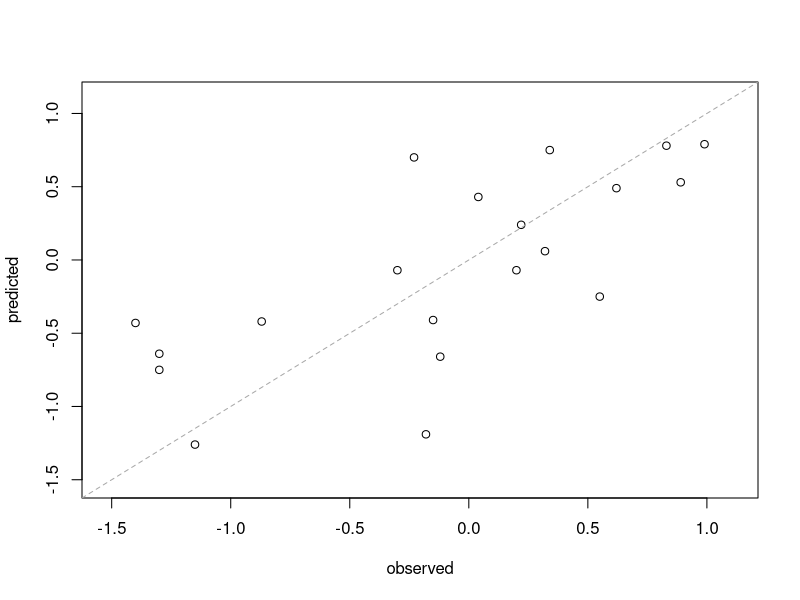
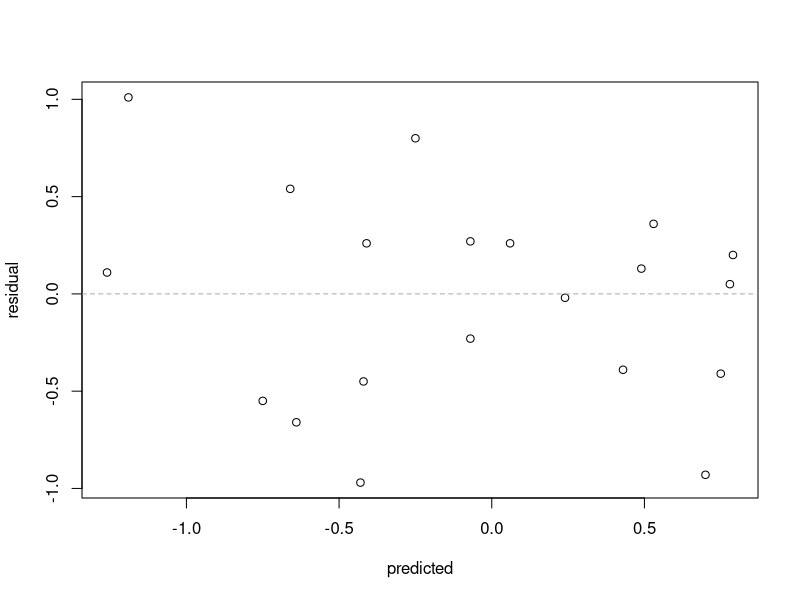

These charts were generated, in order, by the following R code:
observed <- c(0.22, 0.83, -0.12, 0.89, -0.23, -1.30, -0.15, -1.4,
 0.62, 0.99, -0.18, 0.32, 0.34, -0.30, 0.04, -0.87,
 0.55, -1.30, -1.15, 0.20)
predicted <- c(0.24, 0.78, -0.66, 0.53, 0.70, -0.75, -0.41, -0.43,
 0.49, 0.79, -1.19, 0.06, 0.75, -0.07, 0.43, -0.42,
 -0.25, -0.64, -1.26, -0.07)
residualValues <- observed - predicted
summary(residualValues)
# Observed values versus predicted values
# It is a good idea to plot the values on a common scale.
axisRange <- extendrange(c(observed, predicted))
plot(observed, predicted, ylim=axisRange, xlim=axisRange)
# Add a 45 degree reference line
abline(0,1 , col="darkgrey", lty=2)

# Predicted values versus residuals
plot(predicted, residualValues, ylab="residual")
abline(h = 0, col="darkgrey", lty=2)

library(caret)
r2 <- R2(predicted, observed)
print(r2)
# Simple correlation
corr <- cor(predicted, observed)
print(corr)
# spearman's rank correlation
# method can be one of “pearson”, “kendall”, “spearman”
## pearson : cov(x, y)/(SD(x) * SD(y)), ps: SD is for standard deviation
## 
## spearman:   X = (1,10,100,101)替换成(1,2,3,4) and calculate pearson
##             Y = (21,10,15,13)替换成(4,1,3,2)
## kendall: (n_concordant_pairs - n_discordantPairs) / (0.5 * n(n-1))
## given Xi, Yi, Xj, Yj
## if (Xi<Yi and Xj<Yj) or (Xi>Yi and Xj>Yj) concordant
## else discordant
spearman <- cor(predicted, observed, method="spearman")
print(spearman)

rmse <- RMSE(predicted, observed)
print(rmse)

